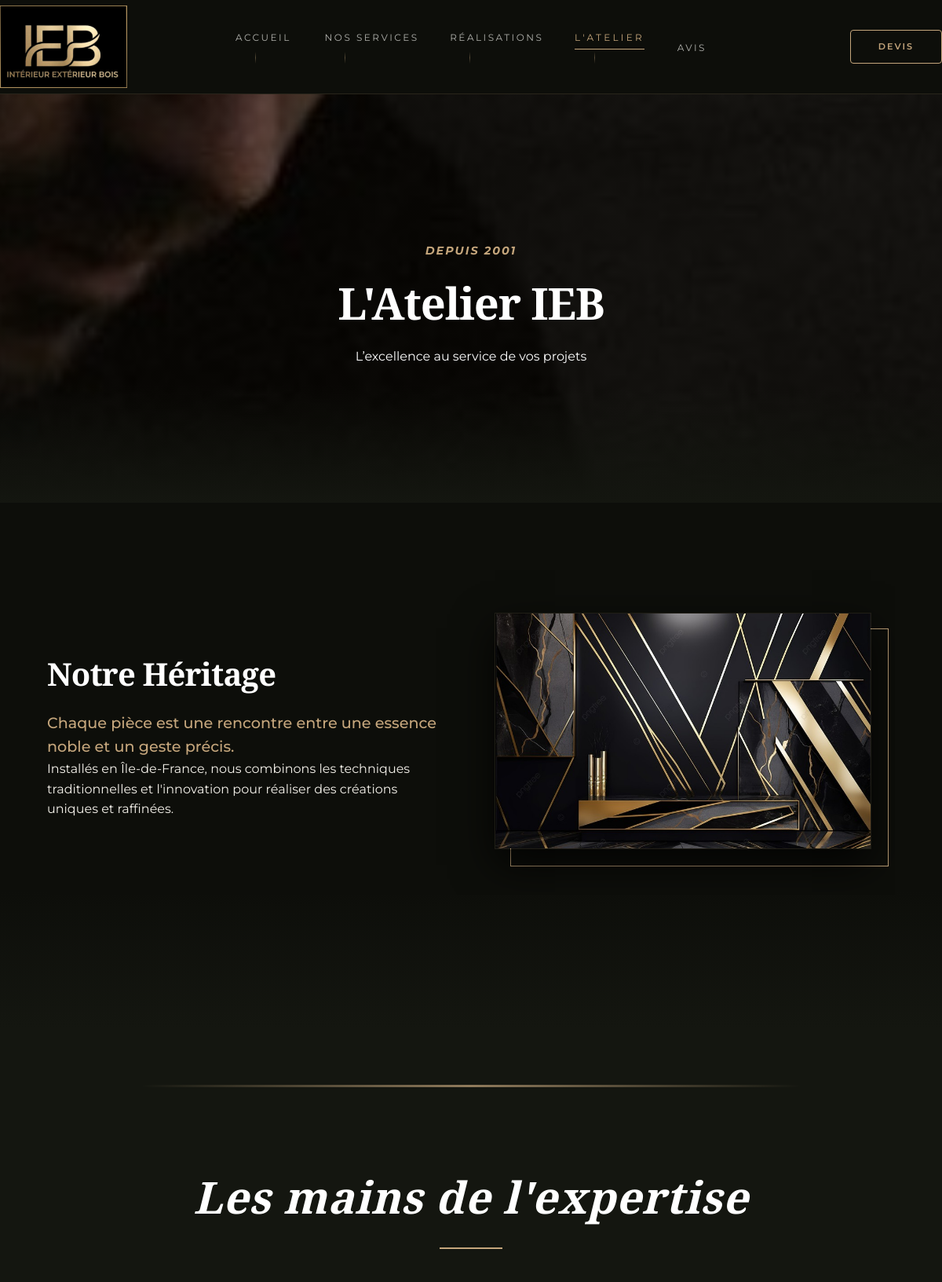
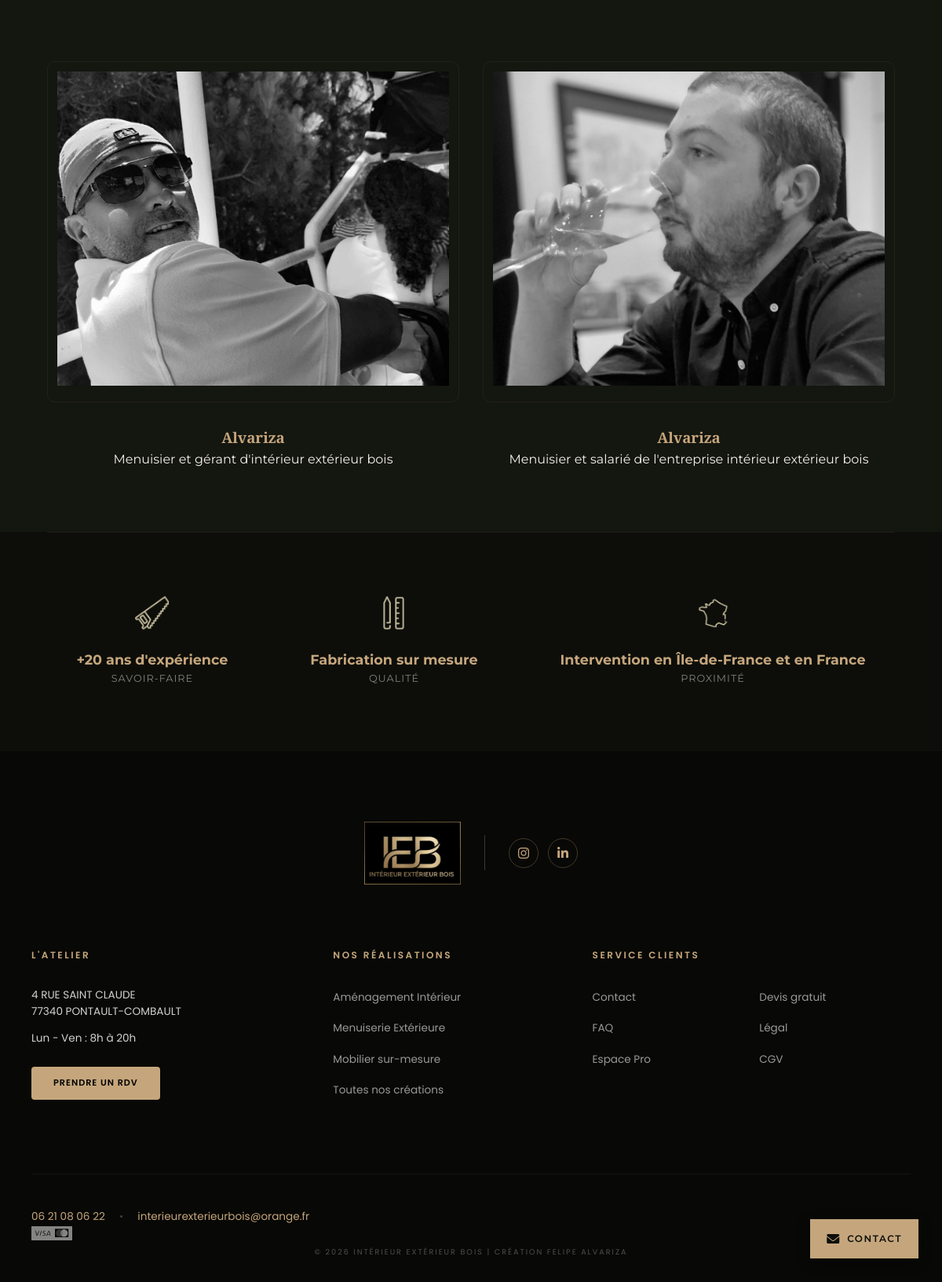
Screenshot of /entreprise.php with the database file from the repository (2 pictures, top to bottom).
### tables this page shows
CREATE TABLE IF NOT EXISTS `images_projets` (
  `id` int(11) NOT NULL AUTO_INCREMENT,
  `projet_id` int(11) DEFAULT NULL,
  `image_url` varchar(255) DEFAULT NULL,
  `type` varchar(50) DEFAULT NULL,
  `ordre` int(11) DEFAULT NULL,
  PRIMARY KEY (`id`),
  KEY `projet_id` (`projet_id`)
);

CREATE TABLE IF NOT EXISTS `equipe` (
  `id` int(11) NOT NULL AUTO_INCREMENT,
  `nom` varchar(255) DEFAULT NULL,
  `prenom` varchar(255) DEFAULT NULL,
  `poste` varchar(100) DEFAULT NULL,
  `description` mediumtext DEFAULT NULL,
  `photo` varchar(255) DEFAULT NULL,
  `ordre` int(11) DEFAULT NULL,
  `slug` varchar(255) DEFAULT NULL,
  `statut` varchar(50) DEFAULT 'actif',
  `date_creation` datetime DEFAULT current_timestamp(),
  PRIMARY KEY (`id`)
);

### src/entreprise.php (the view, shortened to what this page needs)
<?php
require_once('includes/db.php');
$query_img = $pdo->query("SELECT image_url FROM images_projets WHERE type = 'atelier_heritage' LIMIT 1");
$img_heritage = $query_img->fetchColumn() ?: 'assets/img/atelier/heritage_meuble.jpg';
$query_txt = $pdo->query("SELECT cle, valeur FROM contenus WHERE cle LIKE 'atelier_%'");
$textes = $query_txt->fetchAll(PDO::FETCH_KEY_PAIR);
$txt_hero_sub    = $textes['atelier_hero_subtitle']    ?? "Depuis 2001";
$txt_hero_title  = $textes['atelier_hero_title']       ?? "L'Atelier IEB";
$txt_hero_desc   = $textes['atelier_hero_description'] ?? "L’excellence au service de vos projets";
$txt_intro_title = $textes['atelier_intro_title']      ?? "Notre Héritage";
$txt_intro_lead  = $textes['atelier_intro_lead']       ?? "Chaque pièce est une rencontre entre une essence noble et un geste précis.";
$txt_intro_text  = $textes['atelier_intro_text']       ?? "Installés en Île-de-France, nous combinons les techniques traditionnelles et l'innovation.";
$query_equipe = $pdo->query("SELECT * FROM equipe WHERE statut = 'actif' ORDER BY ordre ASC, id ASC");
$membres = $query_equipe->fetchAll();
include('includes/header.php');
?>
<main class="atelier-page">
    <section class="hero-premium hero-entreprise" style="background-image: linear-gradient(rgba(0,0,0,0.5), rgba(0,0,0,0.5)), url('assets/img/atelier/fond_atelier.jpg');">
        <div class="hero-content-overlay">
            <span class="gold-subtitle"><?= htmlspecialchars($txt_hero_sub) ?></span>
            <h1><?= htmlspecialchars($txt_hero_title) ?></h1>
            <p class="subtitle"><?= htmlspecialchars($txt_hero_desc) ?></p>
        </div>
    </section>
    <section class="entreprise-intro container section-padding">
        <div class="intro-grid">
            <div class="intro-text">
                <h2 class="section-title-gold"><?= htmlspecialchars($txt_intro_title) ?></h2>
                <p class="lead"><?= htmlspecialchars($txt_intro_lead) ?></p>
                <p><?= nl2br(htmlspecialchars($txt_intro_text)) ?></p>
            </div>
            <div class="intro-featured-img">
                <div class="image-frame">
                    <img src="<?= $img_heritage ?>" alt="Détail technique Héritage">
                </div>
            </div>
        </div>
    </section>
    <div class="transition-luxe"></div>
    <section class="entreprise-team section-padding">
        <div class="container">
            <h2 class="center-title">Les mains de l'expertise</h2>
            <div class="team-grid">
                <?php foreach ($membres as $membre): ?>
                    <div class="team-item">
                        <div class="image-box">
                            <img src="<?= htmlspecialchars($membre['photo']) ?>" alt="<?= htmlspecialchars($membre['nom']) ?>">
                        </div>
                        <h3><?= htmlspecialchars($membre['nom']) ?></h3>
                        <p><?= htmlspecialchars($membre['poste']) ?></p>
                    </div>
                <?php endforeach; ?>
            </div>
        </div>
    </section>
    <section class="entreprise-labels container">
        <div class="labels-wrapper">
        <div class="label-box">
            <img src="assets/img/atelier/icon_exp.png" alt="Expérience">
            <span>+20 ans d'expérience</span>
            <p>Savoir-faire</p>
        </div>
        <div class="label-box">
            <img src="assets/img/atelier/icon_qualite.png" alt="Sur mesure">
            <span>Fabrication sur mesure</span>
            <p>Qualité</p>
        </div>
        <div class="label-box">
            <img src="assets/img/atelier/icon_prox.png" alt="Île-de-France">
            <span>Intervention en Île-de-France et en France</span>
            <p>Proximité</p>
        </div>
        </div>
    </section>
</main>
<?php include('includes/footer.php'); ?>

### src/css/style.css (style rules this page uses)
:root { --dark-wood: #0d0e0a; --bg-light: #161811; --light-beige: #f4f1ea; --gold-accent: #c5a67c; --gold-glow: rgba(197, 166, 124, 0.3); --transition-luxe: all 0.6s cubic-bezier(0.16, 1, 0.3, 1); }
.container { width: 90%; max-width: 1400px; margin: 0 auto; }
* { box-sizing: border-box; margin: 0; padding: 0; }
body { font-family: 'Montserrat', sans-serif; background: linear-gradient( to bottom, #0d0e0a 0%, #141610 30%, #161811 60%, #1a1c14 100% ); color: var(--light-beige); -webkit-font-smoothing: antialiased; line-height: 1.6; overflow-x: hidden; }
h1, h2, h3 { font-family: 'Playfair Display', serif; font-weight: 600; }
.hero-premium { position: relative; width: 100%; height: 65vh; min-height: 550px; display: flex; align-items: center; justify-content: center; overflow: hidden; background-color: #1a1c14; }
.hero-premium::after { content: ""; position: absolute; bottom: 0; width: 100%; height: 150px; background: linear-gradient(to bottom, transparent, #141610); z-index: 2; }
.hero-content-overlay { position: relative; z-index: 3; width: 100%; text-align: center; padding: 0 20px; }
section { position: relative; overflow: hidden; }
.image-box { position: relative; border: 1px solid var(--gold-accent); padding: 12px; margin-bottom: 30px; overflow: hidden; transition: all 0.4s ease; }
.image-box img { width: 100%; height: 400px; object-fit: cover; filter: brightness(0.85); transition: transform 0.6s cubic-bezier(0.25, 1, 0.5, 1), filter 0.4s ease; }
:root { --gold-accent: #c5a67c; --gold-glow: rgba(197, 166, 124, 0.4); --light-beige: #f5f5f0; }
.gold-subtitle { font-style: italic; color: var(--gold-accent) !important; margin-top: 15px; display: block; font-size: 0.9rem; }
html { scroll-behavior: smooth; }
h1, h2 { letter-spacing: -0.02em; }
.image-box, .floating-contact-card, .map-inner { border: 1px solid rgba(197, 166, 124, 0.08) !important; }
html, body { max-width: 100%; overflow-x: hidden; width: 100%; }

### src/css/header.css (style rules this page uses)
html, body { max-width: 100%; overflow-x: hidden; width: 100%; position: relative; }
html, body { max-width: 100% !important; overflow-x: hidden !important; position: relative; width: 100%; }

### src/css/footer.css (style rules this page uses)
html, body { max-width: 100%; overflow-x: hidden; width: 100%; height: 100%; margin: 0; padding: 0; position: relative; }

### rows the page displays
images_projets: image_url (picture)
equipe: photo+nom (picture), nom "Alvariza", poste "Menuisier et gérant d'intérieur extérieur bois"
equipe: photo (picture), nom "Alvariza", poste "Menuisier et salarié de l'entreprise intérieur extérieur bois"

### other values shown
$txt_hero_sub "DEPUIS 2001"
$txt_hero_title "L'Atelier IEB"
$txt_hero_desc "L’excellence au service de vos projets"
$txt_intro_title "Notre Héritage"
$txt_intro_lead "Chaque pièce est une rencontre entre une essence noble et un geste précis."
$txt_intro_text "Installés en Île-de-France, nous combinons les techniques traditionnelles et l'innovation pour réaliser des créations uniques et raffinées."
